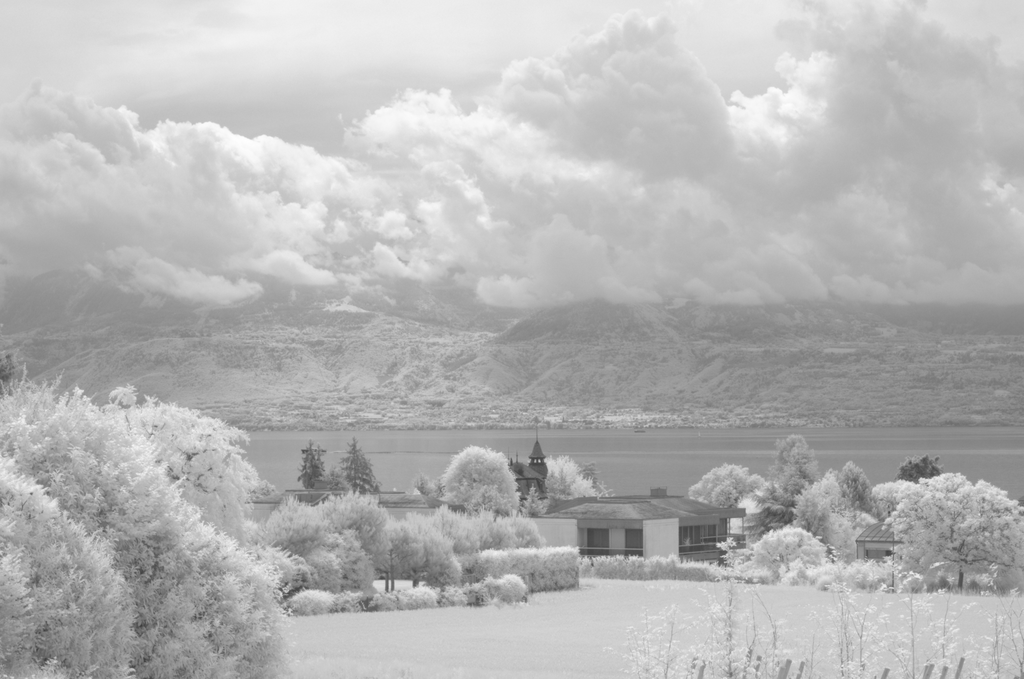
%> input picture 0001_nir.tiff, 1024 x 679 px
$ octave demo.m   (GNU Octave 9; MATLAB toolbox functions it lacks are replaced by stand-ins)
%> lines starting %> are read from the running program, lines starting %| are printed output that depends on the picture; in (x1, y1, x2, y2) boxes, pixels count from 0 and x2, y2 are one past the last pixel; in counts of white or black regions, pixels touching at a corner belong together; the program's own positions count from 1
### getGrades.m
function g = getGrades(I, L, N)
    g = zeros(size(I));
    for j = 1:N
        mask = L == j;
        pixels = I(mask);
        grade = std(pixels);
        g(mask) = grade;
    end
end

### sigmoid.m
function s = sigmoid(x)
    s = exp(x)./(1+exp(x));
end

### normalize.m
function I = normalize(I)
    I = I-min(I(:));
    I = I./max(I(:));
end

### gaussLapPyr.m
function [La1,Lo1,ga1,go1] = gaussLapPyr(img1,img2,nlab)
    Ia = im2double(img1);
    Io = im2double(img2);
    ga1 = {};go1 = {};La1= {};
    % gaussian pyramid
    for p = 1:nlab
        if p>1
            ga= impyramid(Ia,'reduce');
        else
            ga = Ia;
        end
        ga1{p} = ga;
        if p>1
            go= impyramid(Io,'reduce');
        else
            go = Io;
        end
        go1{p} = go;
        Ia = ga;
        Io = go1{p};
    end
    for l = 1:nlab-1
        La1{l}= ga1{l} - imresize(impyramid(ga1{l+1},'expand'),[size(ga1{l},1) size(ga1{l},2)]);
        if l ==(nlab-1)
            La1{4} = ga1{4};
        end
        Lo1{l}= go1{l} - imresize(impyramid(go1{l+1},'expand'),[size(go1{l},1) size(go1{l},2)]);
        if l ==(nlab-1)
            Lo1{nlab} = go1{nlab};
        end
    end
end

### blend.m
function B = blend(Ia,Io,mask)
    nlab = 4;
    [La1,Lo1,ga1,go1] = gaussLapPyr(Ia,Io,nlab);
    maska = mask;
    maskb = 1-maska;
    blurh = fspecial('gauss',70,15); % feather the border
    maska = imfilter(maska,blurh,'replicate');
    maskb = imfilter(maskb,blurh,'replicate');
    Lc = cell(1,nlab); % the blended pyramid
    for p = 1:nlab
        [Mp, Np, ~] = size(La1{p});
        maskap = imresize(maska,[Mp Np]);
        maskbp = imresize(maskb,[Mp Np]);
        Lc{p} = La1{p}.*maskap + Lo1{p}.*maskbp;
    end

    for p = length(Lc)-1:-1:1
        Lc{p} = Lc{p}+ imresize(impyramid((Lc{p+1}),'expand'),[size(Lc{p},1) size(Lc{p},2)]);
    end
    % [4 lines of commented-out code are left out]
    B = Lc{1};
end

### demo.m
clc;
%clear;
close all;
dbstop if error;
%% Read Images
folder = 'nirscene1';
sub_folder = 'street';
%idx = 43;
%sub_folder = 'country';
idx = 1;

nir = im2double(imread('0001_nir.tiff'));
%> nir: size 679x1024 double; min 0.231, max 1, mean 0.71
rgb = im2double(imread('0001_rgb.tiff'));
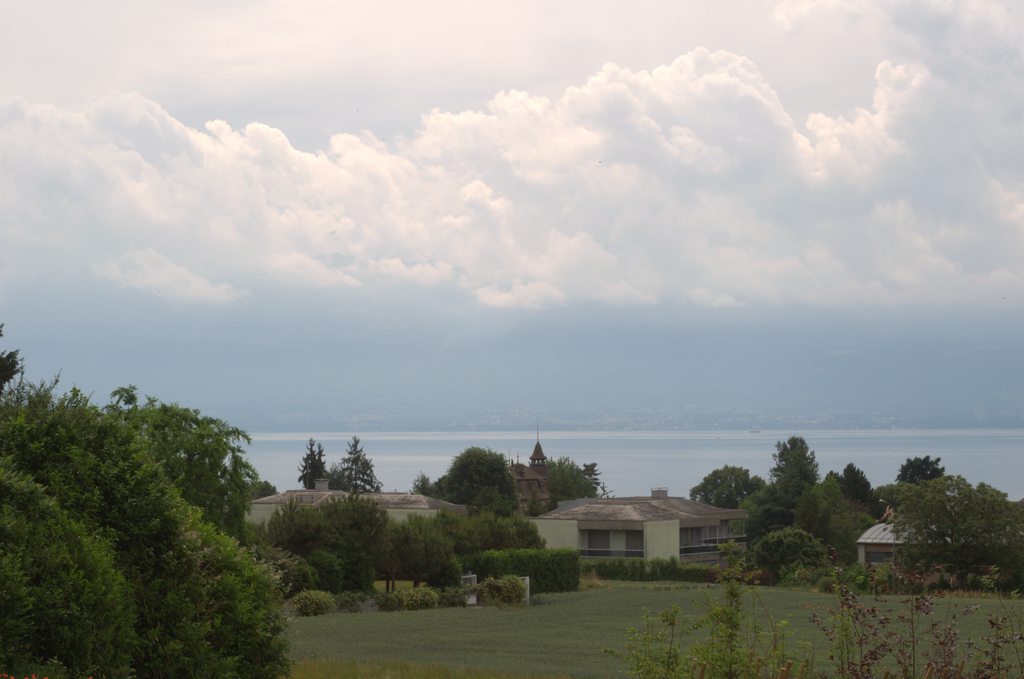
%> input picture 0001_rgb.tiff, 1024 x 679 px
gray = rgb2gray(rgb);

figure();
subplot(1,2,1);
imshow(nir);
imwrite(nir, sprintf('%d_nir.png',idx));
title('NIR')
subplot(1,2,2);
imshow(rgb);
imwrite(rgb, sprintf('%d_rgb.png',idx));
title('RGB');

%% Alpha Blending
blending = 0.5*nir+0.5*gray;
figure();
subplot(1,2,1);
imshow(blending);
imwrite(blending, sprintf('%d_blending.png',idx));
title('Blending');

ratio = blending./gray;
blending_rgb = ratio.*rgb;
subplot(1,2,2);
imshow(blending_rgb);
imwrite(blending_rgb, sprintf('%d_blending_rgb.png',idx));
title('Blending RGB');

%% Superpixel Segmentation
[L_nir, NumLabels_nir] = superpixels(nir,100);
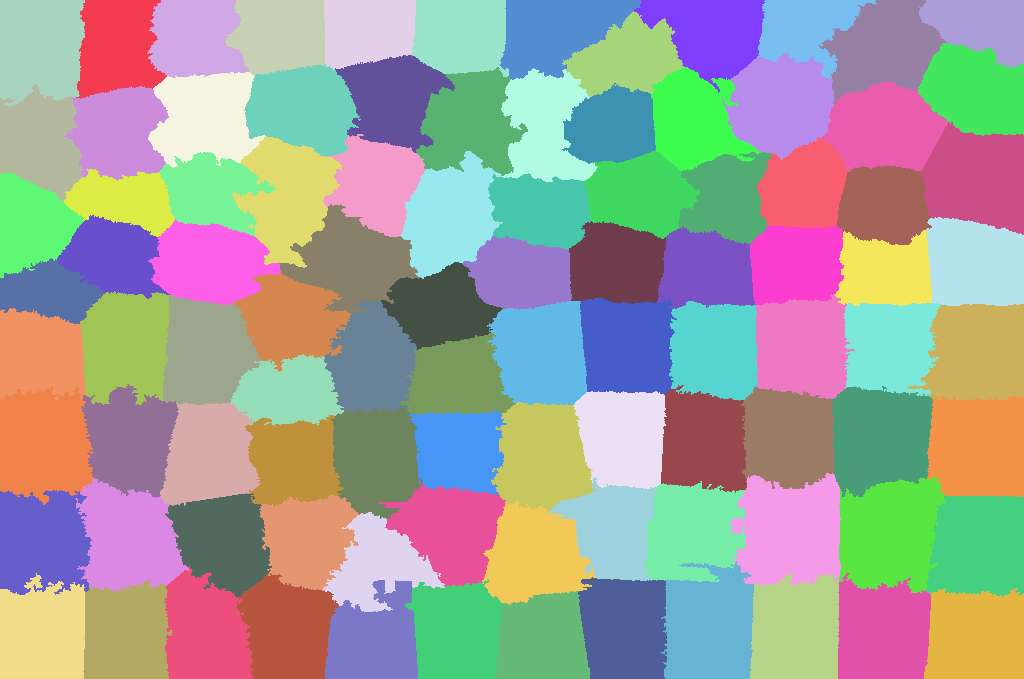
%> L_nir: size 679x1024 double; 96 distinct labels, from 1 to 96; one colour per label, 0 black
%> NumLabels_nir = 96
[L_gray, NumLabels_gray] = superpixels(gray,100);
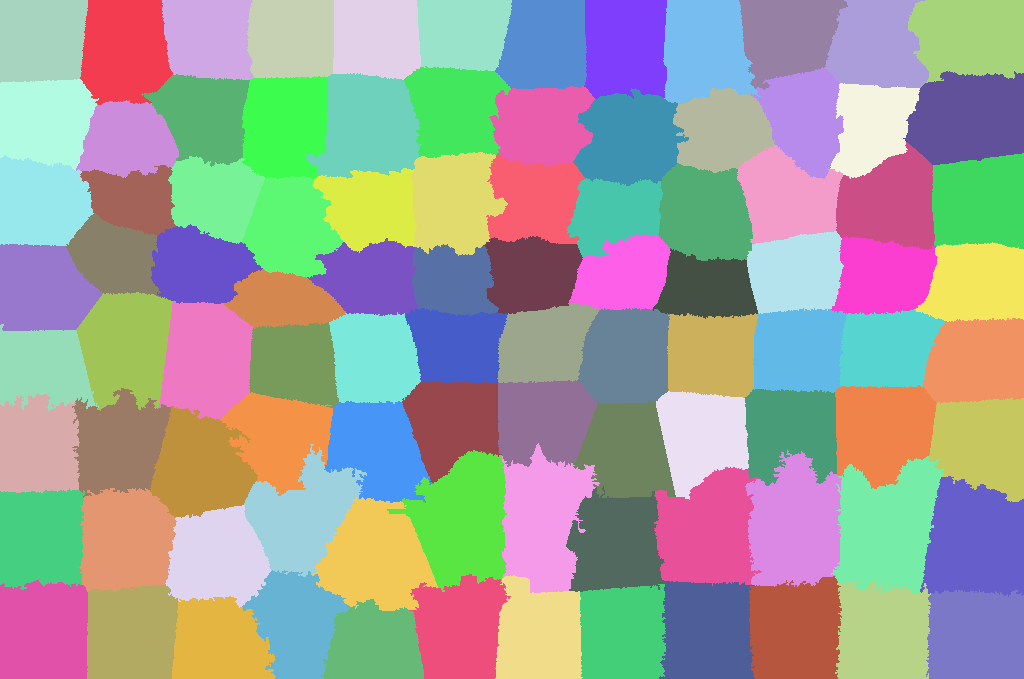
%> L_gray: size 679x1024 double; 96 distinct labels, from 1 to 96; one colour per label, 0 black
%> NumLabels_gray = 96
h = figure();
subplot(1,2,1);
imagesc(L_nir);
title('Super Pixels NIR');
subplot(1,2,2);
imagesc(L_gray);
title('Super Pixels Gray');
print(h,'-dpng', sprintf('%d_sp.png',idx));


%% Compute Grades
g_nir = getGrades(nir, L_nir, NumLabels_nir);
%> the loop in getGrades, `for j = 1:N` made 96 passes
%> grade on passes 1 to 12: 0.00859, 0.0149, 0.0159, 0.0166, 0.0112, 0.0139, 0.0146, 0.0185, 0.0278, 0.0393, 0.0189, 0.0227
%> pass 1, in getGrades, `mask = L == j;`:
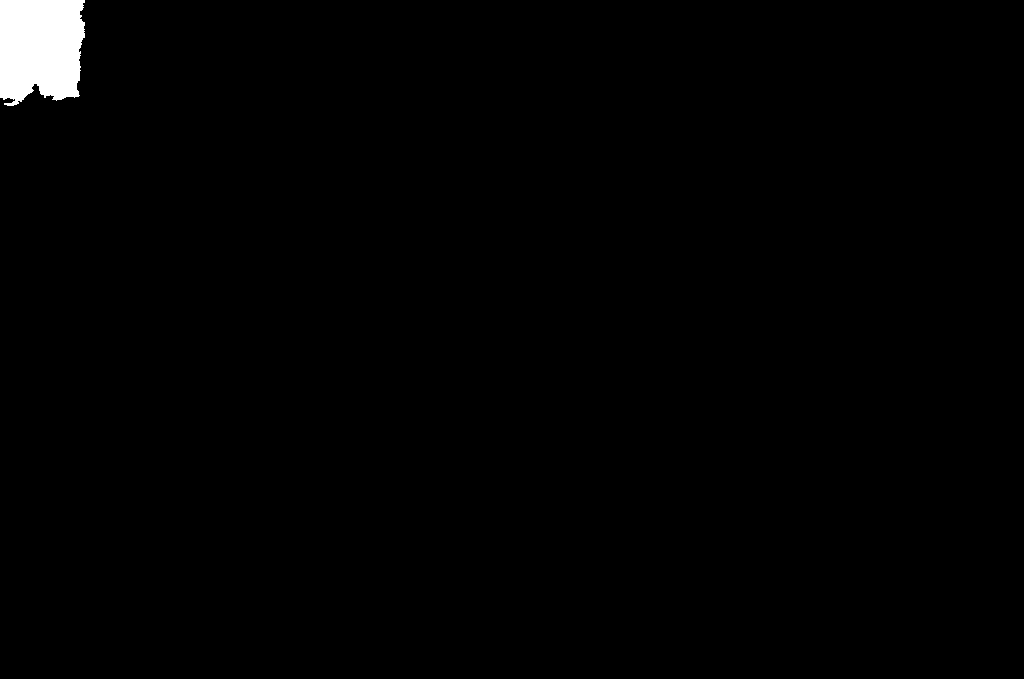
%> mask: size 679x1024 logical; 1.1% white; 1 white region, box (x1, y1, x2, y2) and area: (0, 0, 85, 106) 7905
g_gray = getGrades(gray, L_gray, NumLabels_gray);
%> the loop in getGrades (call 2), `for j = 1:N` made 96 passes
%> grade on passes 1 to 12: 0.00568, 0.00866, 0.0122, 0.013, 0.0151, 0.00907, 0.0169, 0.0197, 0.0207, 0.022, 0.0241, 0.0304

h = figure();
subplot(1,2,1);
imagesc(g_nir);
title('Grades NIR');
subplot(1,2,2);
imagesc(g_gray);
title('Grades Gray');
print(h,'-dpng', sprintf('%d_grades.png',idx));

%% Compute Maps
mask = normalize(sigmoid(g_nir-g_gray));
mx = imfilter(mask,[1 -1]);
my = imfilter(mask,[1,-1]');
G = sqrt(mx.^2+my.^2);
figure();
imagesc(G);
title('Gradients');

%mask.*g_nir+(1-mask).*g_gray
figure();
subplot(1,2,1);
imshow(mask);
imwrite(mask, sprintf('%d_mask.png',idx));
title('Mask');
mask_fusion = mask.*nir+(1-mask).*gray;
subplot(1,2,2);
imshow(mask_fusion);
imwrite(mask_fusion, sprintf('%d_mask_fusion.png',idx));
title('Mask Fusion');

%% Blend
pyr_blending = blend(nir,gray,mask);
%> after the loop in gaussLapPyr, `for p = 1:nlab`:
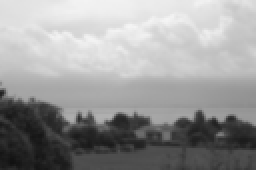
%> go: size 85x128 double (shown 2 times larger); min 0.0673, max 0.964, mean 0.6
%> after the loop in gaussLapPyr, `for p = 1:nlab`: ga1 = 4 items
%> in blend, `maskb = imfilter(maskb,blurh,'replicate');`:
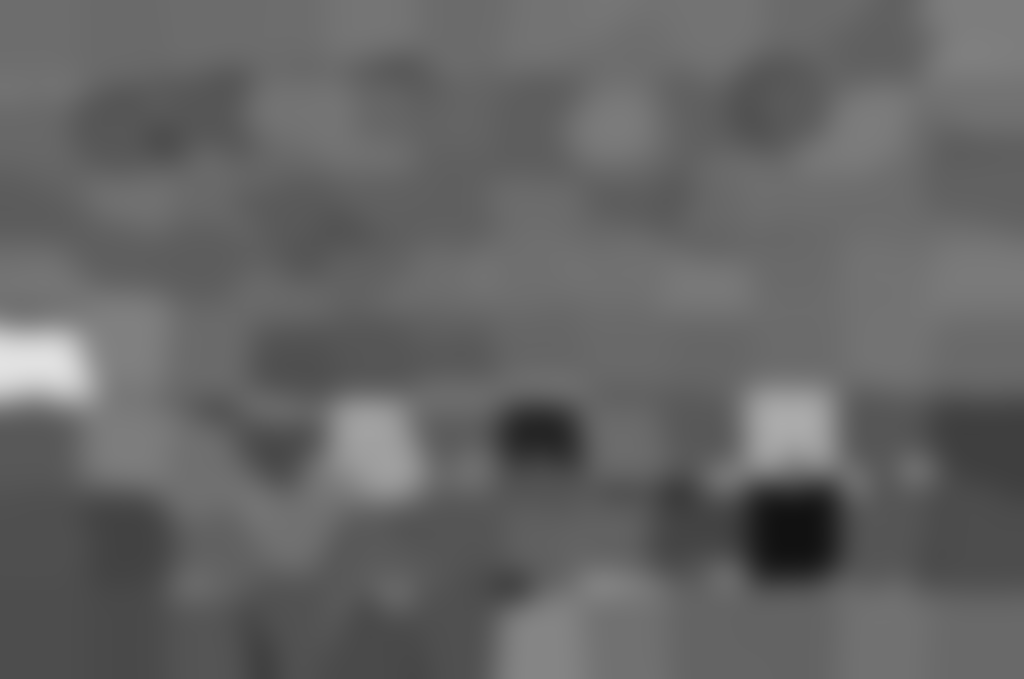
%> maskb: size 679x1024 double; min 0.0681, max 0.888, mean 0.397
%> the loop in blend, `for p = 1:nlab` made 4 passes
%> (Mp, Np) on passes 1 to 4: (679, 1024), (340, 512), (170, 256), (85, 128)
%> the loop in blend, `for p = length(Lc)-1:-1:1` made 3 passes
%> p on passes 1, 3: 3, 1
figure();
subplot(1,2,1);
imshow(mask_fusion);
title('Mask Blending');
subplot(1,2,2);
imshow(pyr_blending);
imwrite(pyr_blending, sprintf('%d_pyr_blend.png',idx));
title('Pyr Blending');

%% Blend RGB
figure();
subplot(1,2,1);

subplot(1,2,1);
imshow(blending_rgb);
title('Blending RGB');
subplot(1,2,2);
ratio = pyr_blending./gray;
pyr_blending_rgb = ratio.*rgb;
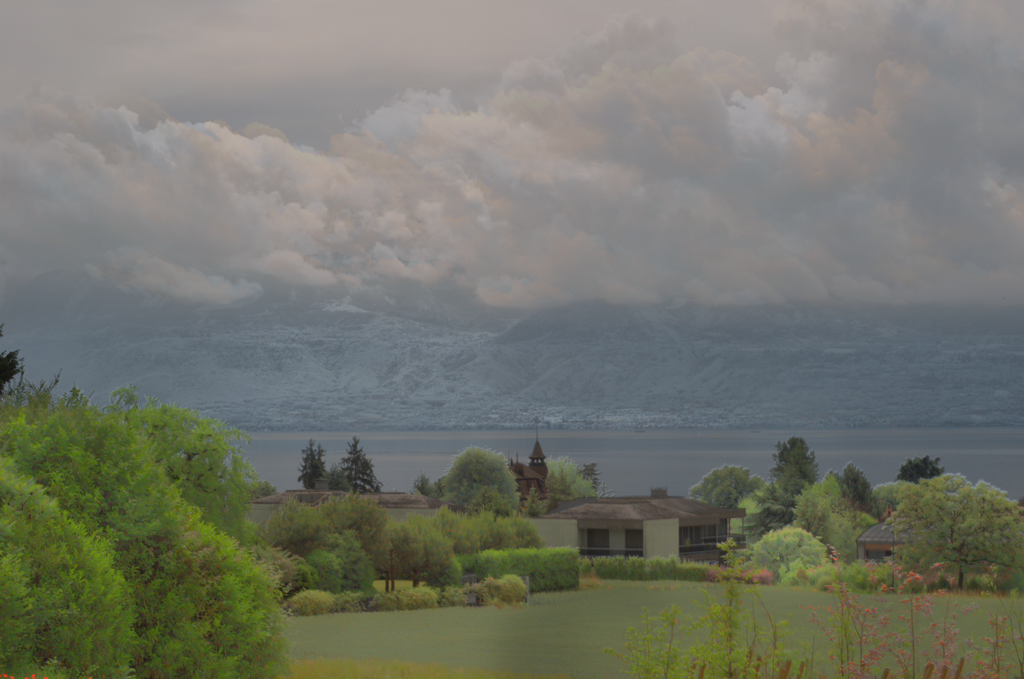
%> pyr_blending_rgb: size 679x1024x3 double; mean R, G, B 0.669, 0.681, 0.626; drawn with min black and max white
imshow(pyr_blending_rgb);
imwrite(pyr_blending_rgb, sprintf('%d_fusion.png',idx));
title('Pyr Blending RGB');

%% Plot
figure();
subplot(1,3,1);
imshow(nir);
title('NIR');
subplot(1,3,2);
imshow(pyr_blending_rgb);
title('Fusion');
subplot(1,3,3);
imshow(rgb);
title('RGB');
